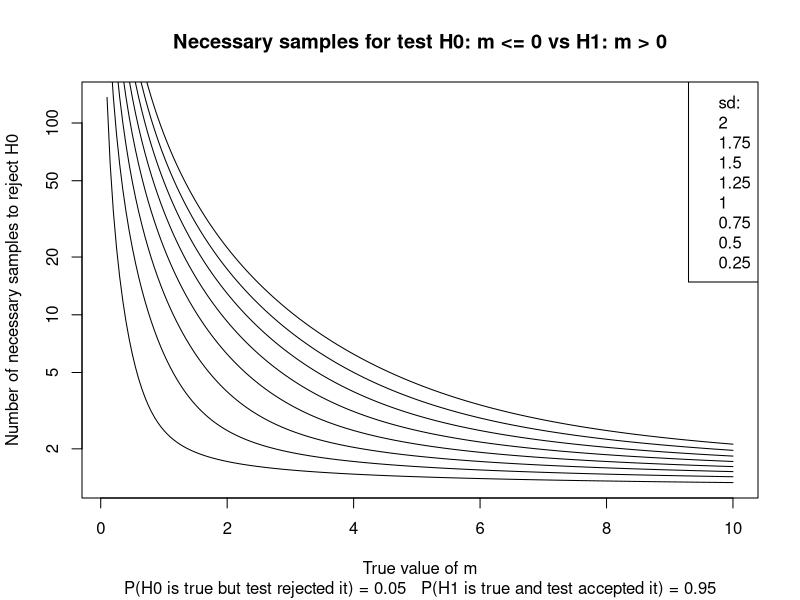

Here is the R script that generated this plot:
alpha <- 0.05
power <- 0.95
sds <- seq(0.25, 2, 0.25)

for(j in 1:length(sds)) {
  deltas <- seq(0.1, 10, 0.05)
  nec_samples <- c()
  
  for(i in 1:length(deltas)) {
    nec_samples[i] <- NA  
    try({
      p <- power.t.test(n=NULL, delta=deltas[i], sd=sds[j], sig.level=alpha, 
                        power=power, alternative="one.sided")
      nec_samples[i] <- p$n
    }, TRUE)
  }
  
  if(j == 1)
    plot(deltas, nec_samples, "l", log="y", xlab="", ylab="")
  else
    lines(deltas, nec_samples)
}

legend("topright",y=NULL, c("sd:",sds[length(sds):1]))

title(main="Necessary samples for test H0: m <= 0 vs H1: m > 0",
      sub=sprintf(paste("P(H0 is true but test rejected it) = %g  ", 
                        "P(H1 is true and test accepted it) = %g"), 
                  alpha, power),      
      xlab="True value of m", ylab="Number of necessary samples to reject H0")        

